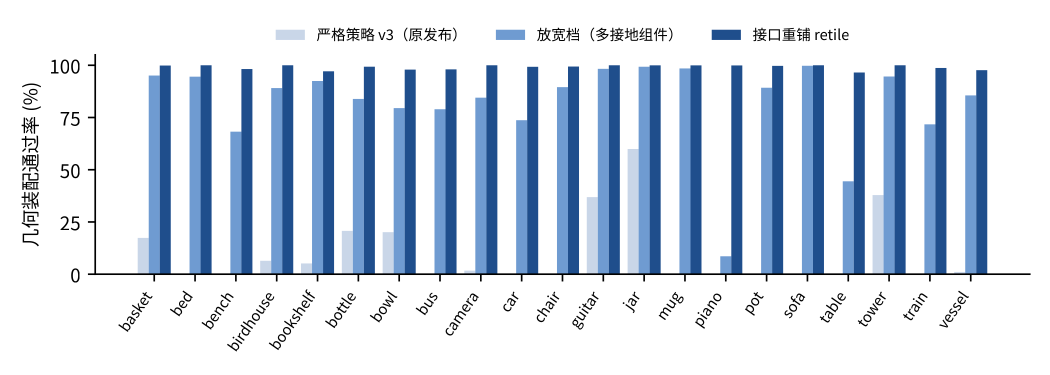
#> input picture Essay/BrickMore/V1.6/BrickMore_V1.2_LaTeX/figures/image15.png, 2100 x 750 px, found by its file name (shown at 1/2 size)
$ python render_refinement_labels.py
#> lines starting #> are read from the running program, lines starting #| are printed output that depends on the picture
"""Render the English refinement labels in the historical paper figures."""
from pathlib import Path
from PIL import Image, ImageDraw, ImageFont

ROOT=Path(__file__).resolve().parents[1]
F=ROOT/'figures'
FONT='C:/Windows/Fonts/arial.ttf'
def font(n): return ImageFont.truetype(FONT,n)
def put(im,xy,text,size=38,fill='black',anchor='mm'):
    ImageDraw.Draw(im).multiline_text(xy,text,font=font(size),fill=fill,anchor=anchor,align='center',spacing=5)
def wipe(im,box,color='white'): ImageDraw.Draw(im).rectangle(box,fill=color)
def save(im,name): im.save(F/(name+'_en.png'),dpi=(300,300))

# Category bars are copied exactly: no values are inferred from bar heights.
im=Image.open(F/'image15.png').convert('RGB');wipe(im,(0,0,2099,100))
#> further down, im is the input picture: PIL image 2100x750 RGB; mean R, G, B 207.8, 218.1, 231.3
for x,c,t in [(250,'#c9d7e8','Strict v3'),(810,'#729cd0','Relaxed'),(1370,'#23538a','Refined')]:
    ImageDraw.Draw(im).rectangle((x,46,x+55,72),fill=c);put(im,(x+80,59),t,40,anchor='lm')
wipe(im,(0,110,95,540));lab=Image.new('RGBA',(450,70));ImageDraw.Draw(lab).text((225,35),'Geometric pass rate (%)',font=font(40),fill='black',anchor='mm');lab=lab.rotate(90,expand=True);im.paste(lab,(15,110),lab)
#> call 2 of wipe, with box = (0, 110, 95, 540), color = 'white'
#> in wipe (call 2), `def wipe(im,box,color='white'): ImageDraw.Draw(im).rectangle(box,fill=..`:
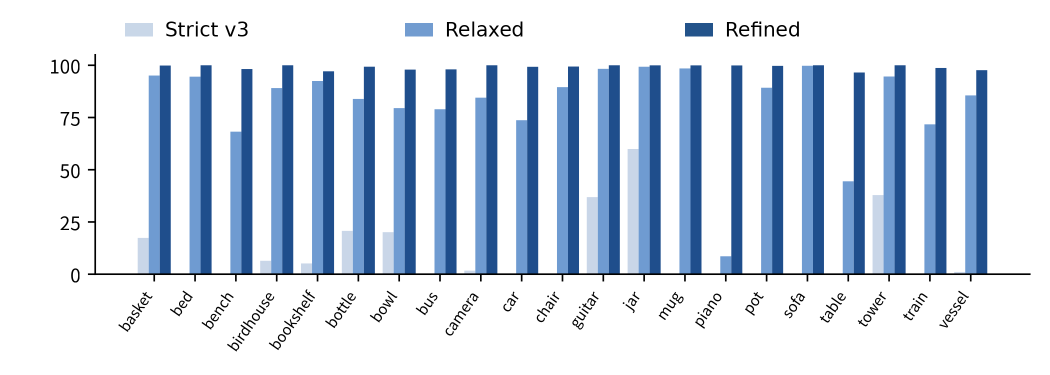
#> im: PIL image 2100x750 RGB (shown at 1/2 size); mean R, G, B 208.5, 218.8, 232
#> after `lab = Image.new('RGBA', (450, 70))`: lab: PIL image 450x70 RGBA; every value is 0
#> after `ImageDraw.Draw(lab).text((225, 35), 'Geometric pass rate (%)', font=fo`:
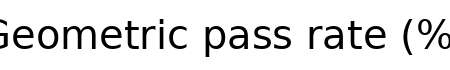
#> lab: PIL image 450x70 RGBA; mean R, G, B, A 0, 0, 0, 27.9; transparent parts drawn white
#> after `lab = lab.rotate(90, expand=True)`:
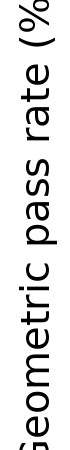
#> lab: PIL image 70x450 RGBA; mean R, G, B, A 0, 0, 0, 27.9; transparent parts drawn white
save(im,'image15')

#> (the run stopped early here; a loop or call above may not have finished)

$ run again, with Essay/BrickMore/V1.6/BrickMore_V1.2_LaTeX/figures/image28.png copied over Essay/BrickMore/V1.6/BrickMore_V1.2_LaTeX/figures/image15.png
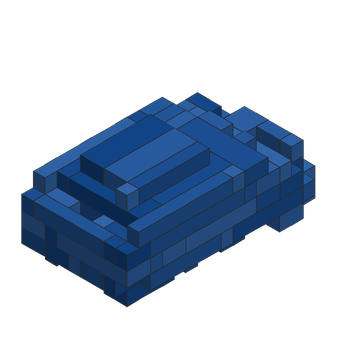
#> input picture Essay/BrickMore/V1.6/BrickMore_V1.2_LaTeX/figures/image28.png, 360 x 360 px, found by its file name
#> im is the input picture: PIL image 360x360 RGB; mean R, G, B 185.2, 197, 212.6
#> in wipe (call 2), `def wipe(im,box,color='white'): ImageDraw.Draw(im).rectangle(box,fill=..`:
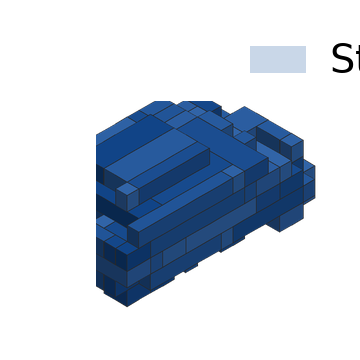
#> im: PIL image 360x360 RGB; mean R, G, B 198.4, 208.3, 221.2
#> lab: PIL image 450x70 RGBA; every value is 0
#> lab: PIL image 70x450 RGBA
